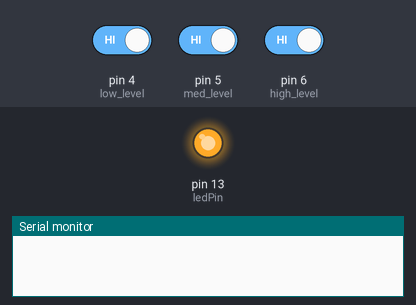
Simulated run of this sketch. Board: Arduino Uno, built with avr-gcc and run on an emulated ATmega328P. Shown: output pins drawn as LEDs (lit = HIGH), the last lines printed to the serial monitor. The inputs (shaded band) are chosen by the test bench; at power-on: pin 4 (low_level) HIGH, pin 5 (med_level) HIGH, pin 6 (high_level) HIGH. The modem accepts every AT command (registered, SIM ready, sends succeed) and sends nothing else.

Above: at 0.1 s.
At 8.7 s:
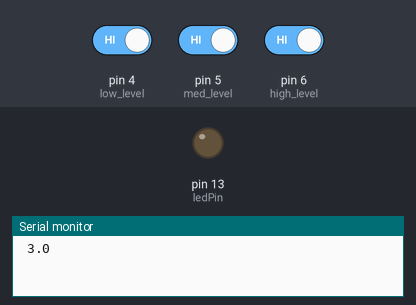
Timing chart, 0 to 22.5 s (numbered marks = the images above):
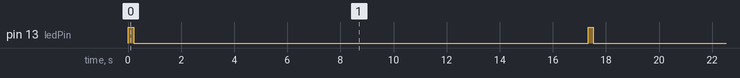

The sketch:

Water_level_monitor.ino
```cpp
#include <SoftwareSerial.h>
#include <stdlib.h>

// LED
int ledPin = 13;
// define input pins
int high_level = 6;
int med_level= 5;
int low_level= 4;

// replace with your channel's thingspeak API key, please note that API key will be different for every channel (or experiment)
String apiKey = "899A4ZEQGQGAZUTH";

// connect 2 to TX of Serial USB
// connect 3 to RX of serial USB
SoftwareSerial ser(2, 3); // RX, TX

// this runs once
void setup() {
  // initialize the digital pin as an output.
  pinMode(ledPin, OUTPUT);

  pinMode(high_level,INPUT);
  pinMode(med_level,INPUT);
  pinMode(low_level,INPUT);

  digitalWrite(high_level,LOW);
  digitalWrite(med_level,LOW);
  digitalWrite(low_level,LOW);

  // enable debug serial
  Serial.begin(9600);
  // enable software serial
  ser.begin(9600);

  // reset ESP8266
  ser.println("AT+RST");
}

int temp=0;

// the loop
void loop() {

  // blink LED on board
  digitalWrite(ledPin, HIGH);
  delay(200);
  digitalWrite(ledPin, LOW);

  if (digitalRead(high_level)== LOW && digitalRead(med_level)==LOW && digitalRead(low_level)==LOW)
  {temp=0;}

  if (digitalRead(high_level)== LOW && digitalRead(med_level)==LOW && digitalRead(low_level)==HIGH)
  {temp=1;}

  if (digitalRead(high_level)== LOW && digitalRead(med_level)==HIGH && digitalRead(low_level)==HIGH)
  {temp=2;}

  if (digitalRead(high_level)== HIGH && digitalRead(med_level)==HIGH && digitalRead(low_level)==HIGH)
  {temp=3;}

  // convert to string
  char buf[16];
  String strTemp = dtostrf(temp, 4, 1, buf);

  Serial.println(strTemp);

  // TCP connection
  String cmd = "AT+CIPSTART=\"TCP\",\"";
  cmd += "184.106.153.149"; // api.thingspeak.com
  cmd += "\",80";
  ser.println(cmd);

  if(ser.find("Error")){
    Serial.println("AT+CIPSTART error");
    return;
  }

  // prepare GET string
  String getStr = "GET /update?api_key=";
  getStr += apiKey;
  getStr +="&field1=";
  getStr += String(strTemp);
  getStr += "\r\n\r\n";

  // send data length
  cmd = "AT+CIPSEND=";
  cmd += String(getStr.length());
  ser.println(cmd);

  if(ser.find(">")){
    ser.print(getStr);
  }
  else{
    ser.println("AT+CIPCLOSE");
    // alert user
    Serial.println("AT+CIPCLOSE");
  }

  // thingspeak needs 15 sec delay between updates
  delay(16000);
}
```

Measured:
- by itself, pin 13 (ledPin): alternates HIGH for 0.20 s and LOW for 17.1 s
